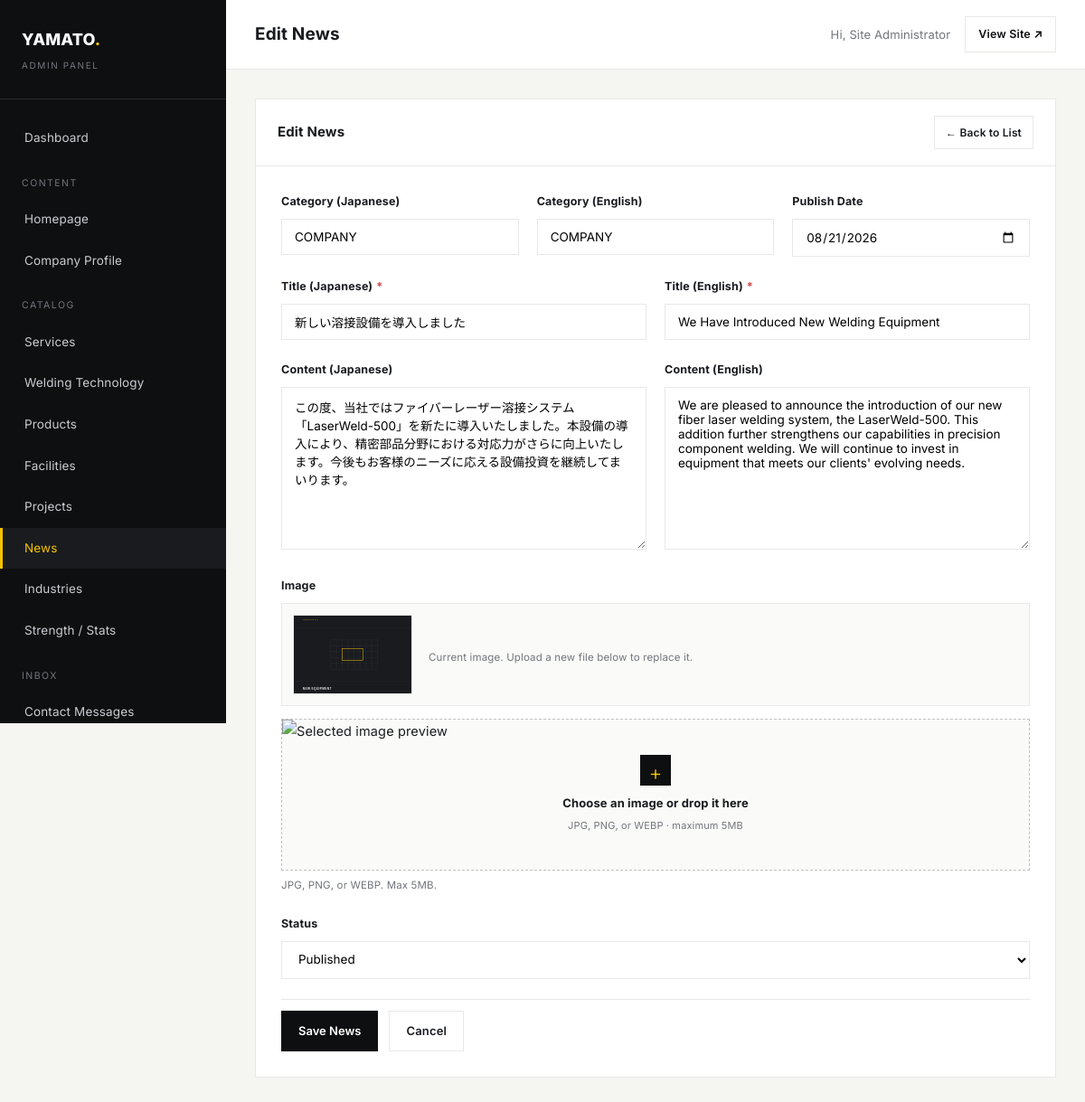
Page /admin/news-form.php?id=1 (signed in) on the committed database.
### tables this page shows
CREATE TABLE news (
    id INT AUTO_INCREMENT PRIMARY KEY,
    category_ja VARCHAR(100),
    category_en VARCHAR(100),
    title_ja VARCHAR(255) NOT NULL,
    title_en VARCHAR(255) NOT NULL,
    content_ja TEXT,
    content_en TEXT,
    image VARCHAR(255),
    slug VARCHAR(255) UNIQUE,
    publish_date DATE,
    status TINYINT(1) DEFAULT 1,
    created_at TIMESTAMP DEFAULT CURRENT_TIMESTAMP
);

### includes/functions.php (called while the page is built, shortened)
<?php
function e(?string $value): string
{
    return htmlspecialchars((string) $value, ENT_QUOTES, 'UTF-8');
}
function image_url(?string $filename, string $subfolder): string
{
    return base_url('uploads/' . $subfolder . '/' . $filename);
}
function base_url(string $path = ''): string
{
    $scriptDir = str_replace('\\', '/', dirname($_SERVER['SCRIPT_NAME']));
    if (basename($scriptDir) === 'admin') {
        $scriptDir = dirname($scriptDir);
    }
    $scriptDir = rtrim($scriptDir, '/');
    return $scriptDir . '/' . ltrim($path, '/');
}
function admin_url(string $path = ''): string
{
    return rtrim(base_url('admin'), '/') . '/' . ltrim($path, '/');
}

### admin/news-form.php (the view, shortened to what this page needs)
<?php
$pdo = getPDO();
$id = isset($_GET['id']) ? (int) $_GET['id'] : 0;
$article = null;
if ($id) {
    $stmt = $pdo->prepare("SELECT * FROM news WHERE id = :id");
    $stmt->execute([':id' => $id]);
    $article = $stmt->fetch();
}
$old = $article ?: [
    'category_ja' => 'COMPANY', 'category_en' => 'COMPANY', 'title_ja' => '', 'title_en' => '',
    'content_ja' => '', 'content_en' => '', 'publish_date' => date('Y-m-d'), 'status' => 1, 'image' => null, 'slug' => '',
];
$adminTitle  = $id ? 'Edit News' : 'Add News';
include __DIR__ . '/includes/admin-header.php';
?>
<div class="admin-panel">
    <div class="admin-panel-head">
        <h2><?= e($adminTitle) ?></h2>
        <a href="<?= e(admin_url('news.php')) ?>" class="abtn abtn--outline abtn--sm">&larr; Back to List</a>
    </div>
    <form method="post" enctype="multipart/form-data" class="admin-form">
        <div class="aform-row--split3">
            <div class="aform-row">
                <label class="aform-label">Category (Japanese)</label>
                <input type="text" name="category_ja" class="aform-control" value="<?= e($old['category_ja']) ?>">
            </div>
            <div class="aform-row">
                <label class="aform-label">Category (English)</label>
                <input type="text" name="category_en" class="aform-control" value="<?= e($old['category_en']) ?>">
            </div>
            <div class="aform-row">
                <label class="aform-label">Publish Date</label>
                <input type="date" name="publish_date" class="aform-control" value="<?= e($old['publish_date']) ?>">
            </div>
        </div>
        <div class="aform-row--split2">
            <div class="aform-row">
                <label class="aform-label">Title (Japanese)<span class="req">*</span></label>
                <input type="text" name="title_ja" class="aform-control" value="<?= e($old['title_ja']) ?>" required>
            </div>
            <div class="aform-row">
                <label class="aform-label">Title (English)<span class="req">*</span></label>
                <input type="text" name="title_en" class="aform-control" value="<?= e($old['title_en']) ?>" required>
            </div>
        </div>
        <div class="aform-row--split2">
            <div class="aform-row">
                <label class="aform-label">Content (Japanese)</label>
                <textarea name="content_ja" class="aform-control" style="min-height:180px;"><?= e($old['content_ja']) ?></textarea>
            </div>
            <div class="aform-row">
                <label class="aform-label">Content (English)</label>
                <textarea name="content_en" class="aform-control" style="min-height:180px;"><?= e($old['content_en']) ?></textarea>
            </div>
        </div>
        <div class="aform-row">
            <label class="aform-label">Image</label>
            <?php if (!empty($old['image'])): ?>
            <div class="aform-current-image">
                <img src="<?= e(image_url($old['image'], 'news')) ?>" alt="">
                <span class="aform-hint">Current image. Upload a new file below to replace it.</span>
            </div>
            <?php endif; ?>
            <div class="aform-hint">JPG, PNG, or WEBP. Max 5MB.</div>
        </div>
        <div class="aform-row">
            <label class="aform-label">Status</label>
            <select name="status" class="aform-control">
                <option value="1" <?= $old['status'] ? 'selected' : '' ?>>Published</option>
            </select>
        </div>
        <div class="aform-actions">
            <button type="submit" class="abtn abtn--primary">Save News</button>
            <a href="<?= e(admin_url('news.php')) ?>" class="abtn abtn--outline">Cancel</a>
        </div>
    </form>
</div>
<?php include __DIR__ . '/includes/admin-footer.php'; ?>

### assets/css/style.css (style rules this page uses)
:root { --c-black: #0E0F11; --c-graphite: #191B1F; --c-dark-gray: #292C31; --c-gray: #72767C; --c-light-gray: #E8E9E7; --c-white: #FFFFFF; --c-off-white: #F5F5F2; --c-yellow: #F5C400; --font-jp: 'Noto Sans JP', 'Inter', sans-serif; --font-en: 'Inter', 'Noto Sans JP', sans-serif; --container: 1240px; --gutter: 32px; --header-h: 88px; --ease: cubic-bezier(.22, .61, .36, 1); --transition: 0.5s var(--ease); }
html[lang="en"] { --font-body: var(--font-en); }
*, *::before, *::after { box-sizing: border-box; }
html { scroll-behavior: smooth; }
body { margin: 0; font-family: var(--font-body, var(--font-jp)); color: var(--c-graphite); background: var(--c-white); -webkit-font-smoothing: antialiased; line-height: 1.75; font-size: 16px; letter-spacing: 0.01em; overflow-x: hidden; }
img { max-width: 100%; display: block; }
a { color: inherit; text-decoration: none; }
button { font-family: inherit; cursor: pointer; }
input, textarea, select { font-family: inherit; font-size: 1rem; }
h1, h2, h3, h4, p { margin: 0; }

### assets/css/admin.css (style rules this page uses)
body.admin-body { margin: 0; font-family: 'Inter', sans-serif; background: var(--c-off-white); color: var(--c-graphite); font-size: 14.5px; }
.admin-panel { background: var(--c-white); border: 1px solid var(--c-light-gray); margin-bottom: 28px; }
.admin-panel-head { padding: 18px 24px; border-bottom: 1px solid var(--c-light-gray); display: flex; align-items: center; justify-content: space-between; }
.admin-panel-head h2 { font-size: 15px; font-weight: 700; }
.abtn { display: inline-flex; align-items: center; gap: 8px; padding: 10px 18px; font-size: 13px; font-weight: 600; border: 1px solid transparent; cursor: pointer; background: none; font-family: inherit; }
.abtn--primary { background: var(--c-black); color: var(--c-white); }
.abtn--outline { border-color: var(--c-light-gray); color: var(--c-graphite); }
.abtn--sm { padding: 7px 12px; font-size: 12px; }
.admin-form { padding: 28px; }
.aform-row { margin-bottom: 22px; }
.aform-row--split2 { display: grid; grid-template-columns: 1fr 1fr; gap: 20px; }
.aform-row--split3 { display: grid; grid-template-columns: 1fr 1fr 1fr; gap: 20px; }
.aform-label { display: block; font-size: 12.5px; font-weight: 700; margin-bottom: 8px; color: var(--c-graphite); }
.aform-label .req { color: #D64545; margin-left: 4px; }
.aform-hint { font-size: 11.5px; color: var(--c-gray); margin-top: 6px; }
.aform-control { width: 100%; padding: 11px 14px; border: 1px solid var(--c-light-gray); font-size: 13.5px; background: var(--c-white); font-family: inherit; }
textarea.aform-control { min-height: 110px; resize: vertical; }
.aform-actions { display: flex; gap: 12px; padding-top: 12px; border-top: 1px solid var(--c-light-gray); margin-top: 8px; }
.aform-current-image { display: flex; align-items: center; gap: 18px; margin-bottom: 14px; padding: 12px; border: 1px solid var(--c-light-gray); background: #FAFAF8; }
.aform-current-image img { width: 132px; height: 88px; object-fit: cover; border: 1px solid var(--c-light-gray); background: var(--c-graphite); }

### rows in the picture
news: category_ja "COMPANY", category_en "COMPANY", publish_date "08/21/2026", title_ja "新しい溶接設備を導入しました", title_en "We Have Introduced New Welding Equipment", content_ja "この度、当社ではファイバーレーザー溶接システム「LaserWeld-500」を新たに導入いたしました。本設備の導入により、精密部品分野における対応力がさらに向上いたします。今後もお客様のニーズに応える設備投資を継続してまいります。", content_en "We are pleased to announce the introduction of our new fiber laser welding system, the LaserWeld-500. This addition further strengthens our capabilities in precision component welding. We will continue to invest in equipment that meets our clients' evolving needs.", image (picture), status "Published"

### other values in the picture
$adminTitle "Edit News"
$_SESSION['admin_name'] ?: $_SESSION['admin_username'] "Site Administrator"
